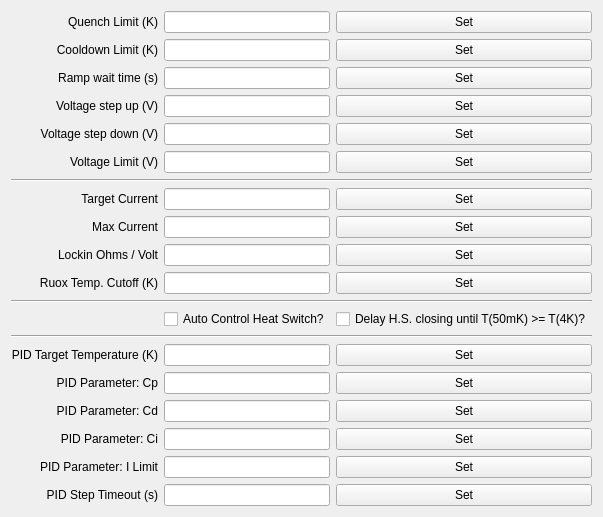
      <widget class="QWidget" name="fridge">
       <attribute name="title">
        <string>Fridge Settings</string>
       </attribute>
       <layout class="QGridLayout" name="gridLayout_3">
        <item row="0" column="0">
         <widget class="QLabel" name="label_11">
          <property name="text">
           <string>Quench Limit (K)</string>
          </property>
          <property name="alignment">
           <set>Qt::AlignRight|Qt::AlignTrailing|Qt::AlignVCenter</set>
          </property>
          <property name="buddy">
           <cstring>quenchLimit</cstring>
          </property>
         </widget>
        </item>
        <item row="2" column="0">
         <widget class="QLabel" name="label_10">
          <property name="text">
           <string>Cooldown Limit (K)</string>
          </property>
          <property name="alignment">
           <set>Qt::AlignRight|Qt::AlignTrailing|Qt::AlignVCenter</set>
          </property>
          <property name="buddy">
           <cstring>cooldownLimit</cstring>
          </property>
         </widget>
        </item>
        <item row="4" column="0">
         <widget class="QLabel" name="label_9">
          <property name="text">
           <string>Ramp wait time (s)</string>
          </property>
          <property name="alignment">
           <set>Qt::AlignRight|Qt::AlignTrailing|Qt::AlignVCenter</set>
          </property>
          <property name="buddy">
           <cstring>rampWaitTime</cstring>
          </property>
         </widget>
        </item>
        <item row="6" column="0">
         <widget class="QLabel" name="label_12">
          <property name="text">
           <string>Voltage step up (V)</string>
          </property>
          <property name="alignment">
           <set>Qt::AlignRight|Qt::AlignTrailing|Qt::AlignVCenter</set>
          </property>
          <property name="buddy">
           <cstring>voltageStepUp</cstring>
          </property>
         </widget>
        </item>
        <item row="8" column="0">
         <widget class="QLabel" name="label_13">
          <property name="text">
           <string>Voltage step down (V)</string>
          </property>
          <property name="alignment">
           <set>Qt::AlignRight|Qt::AlignTrailing|Qt::AlignVCenter</set>
          </property>
          <property name="buddy">
           <cstring>voltageStepDown</cstring>
          </property>
         </widget>
        </item>
        <item row="10" column="0">
         <widget class="QLabel" name="label_14">
          <property name="text">
           <string> Voltage Limit (V)</string>
          </property>
          <property name="alignment">
           <set>Qt::AlignRight|Qt::AlignTrailing|Qt::AlignVCenter</set>
          </property>
          <property name="buddy">
           <cstring>voltageLimit</cstring>
          </property>
         </widget>
        </item>
        <item row="0" column="1">
         <widget class="QLineEdit" name="quenchLimit">
          <property name="readOnly">
           <bool>true</bool>
          </property>
         </widget>
        </item>
        <item row="2" column="1">
         <widget class="QLineEdit" name="cooldownLimit">
          <property name="readOnly">
           <bool>true</bool>
          </property>
         </widget>
        </item>
        <item row="4" column="1">
         <widget class="QLineEdit" name="rampWaitTime">
          <property name="readOnly">
           <bool>true</bool>
          </property>
         </widget>
        </item>
        <item row="6" column="1">
         <widget class="QLineEdit" name="voltageStepUp">
          <property name="readOnly">
           <bool>true</bool>
          </property>
         </widget>
        </item>
        <item row="8" column="1">
         <widget class="QLineEdit" name="voltageStepDown">
          <property name="readOnly">
           <bool>true</bool>
          </property>
         </widget>
        </item>
        <item row="10" column="1">
         <widget class="QLineEdit" name="voltageLimit">
          <property name="readOnly">
           <bool>true</bool>
          </property>
         </widget>
        </item>
        <item row="2" column="2">
         <widget class="QPushButton" name="cooldownLimit_button">
          <property name="text">
           <string>Set</string>
          </property>
         </widget>
        </item>
        <item row="4" column="2">
         <widget class="QPushButton" name="rampWaitTime_button">
          <property name="text">
           <string>Set</string>
          </property>
         </widget>
        </item>
        <item row="0" column="2">
         <widget class="QPushButton" name="quenchLimit_button">
          <property name="text">
           <string>Set</string>
          </property>
         </widget>
        </item>
        <item row="6" column="2">
         <widget class="QPushButton" name="voltageStepUp_button">
          <property name="text">
           <string>Set</string>
          </property>
         </widget>
        </item>
        <item row="8" column="2">
         <widget class="QPushButton" name="voltageStepDown_button">
          <property name="text">
           <string>Set</string>
          </property>
         </widget>
        </item>
        <item row="10" column="2">
         <widget class="QPushButton" name="voltageLimit_button">
          <property name="text">
           <string>Set</string>
          </property>
         </widget>
        </item>
        <item row="12" column="0" colspan="3">
         <widget class="Line" name="line_3">
          <property name="orientation">
           <enum>Qt::Horizontal</enum>
          </property>
         </widget>
        </item>
        <item row="14" column="0">
         <widget class="QLabel" name="label_16">
          <property name="text">
           <string>Max Current</string>
          </property>
          <property name="alignment">
           <set>Qt::AlignRight|Qt::AlignTrailing|Qt::AlignVCenter</set>
          </property>
          <property name="buddy">
           <cstring>maxCurrent</cstring>
          </property>
         </widget>
        </item>
        <item row="14" column="1">
         <widget class="QLineEdit" name="maxCurrent">
          <property name="readOnly">
           <bool>true</bool>
          </property>
         </widget>
        </item>
        <item row="14" column="2">
         <widget class="QPushButton" name="maxCurrent_button">
          <property name="text">
           <string>Set</string>
          </property>
         </widget>
        </item>
        <item row="13" column="0">
         <widget class="QLabel" name="label_21">
          <property name="text">
           <string>Target Current</string>
          </property>
          <property name="alignment">
           <set>Qt::AlignRight|Qt::AlignTrailing|Qt::AlignVCenter</set>
          </property>
          <property name="buddy">
           <cstring>targetCurrent</cstring>
          </property>
         </widget>
        </item>
        <item row="13" column="1">
         <widget class="QLineEdit" name="targetCurrent">
          <property name="readOnly">
           <bool>true</bool>
          </property>
         </widget>
        </item>
        <item row="13" column="2">
         <widget class="QPushButton" name="targetCurrent_button">
          <property name="text">
           <string>Set</string>
          </property>
         </widget>
        </item>
        <item row="20" column="0" colspan="3">
         <widget class="Line" name="line_2">
          <property name="orientation">
           <enum>Qt::Horizontal</enum>
          </property>
         </widget>
        </item>
        <item row="25" column="0" colspan="3">
         <widget class="Line" name="line_6">
          <property name="orientation">
           <enum>Qt::Horizontal</enum>
          </property>
         </widget>
        </item>
        <item row="26" column="2">
         <widget class="QPushButton" name="PIDsetTemp_button">
          <property name="text">
           <string>Set</string>
          </property>
         </widget>
        </item>
        <item row="26" column="1">
         <widget class="QLineEdit" name="PIDsetTemp">
          <property name="readOnly">
           <bool>true</bool>
          </property>
         </widget>
        </item>
        <item row="26" column="0">
         <widget class="QLabel" name="label_24">
          <property name="text">
           <string>PID Target Temperature (K)</string>
          </property>
          <property name="alignment">
           <set>Qt::AlignRight|Qt::AlignTrailing|Qt::AlignVCenter</set>
          </property>
         </widget>
        </item>
        <item row="27" column="0">
         <widget class="QLabel" name="label_25">
          <property name="text">
           <string>PID Parameter: Cp</string>
          </property>
          <property name="alignment">
           <set>Qt::AlignRight|Qt::AlignTrailing|Qt::AlignVCenter</set>
          </property>
         </widget>
        </item>
        <item row="27" column="1">
         <widget class="QLineEdit" name="PIDcp">
          <property name="readOnly">
           <bool>true</bool>
          </property>
         </widget>
        </item>
        <item row="27" column="2">
         <widget class="QPushButton" name="PIDcp_button">
          <property name="text">
           <string>Set</string>
          </property>
         </widget>
        </item>
        <item row="28" column="1">
         <widget class="QLineEdit" name="PIDcd">
          <property name="readOnly">
           <bool>true</bool>
          </property>
         </widget>
        </item>
        <item row="28" column="0">
         <widget class="QLabel" name="label_28">
          <property name="text">
           <string>PID Parameter: Cd</string>
          </property>
          <property name="alignment">
           <set>Qt::AlignRight|Qt::AlignTrailing|Qt::AlignVCenter</set>
          </property>
         </widget>
        </item>
        <item row="31" column="0">
         <widget class="QLabel" name="label_29">
          <property name="text">
           <string>PID Step Timeout (s)</string>
          </property>
          <property name="alignment">
           <set>Qt::AlignRight|Qt::AlignTrailing|Qt::AlignVCenter</set>
          </property>
         </widget>
        </item>
        <item row="31" column="1">
         <widget class="QLineEdit" name="PIDstepTimeout">
          <property name="readOnly">
           <bool>true</bool>
          </property>
         </widget>
        </item>
        <item row="31" column="2">
         <widget class="QPushButton" name="PIDstepTimeout_2">
          <property name="text">
           <string>Set</string>
          </property>
         </widget>
        </item>
        <item row="28" column="2">
         <widget class="QPushButton" name="PIDcd_button">
          <property name="text">
           <string>Set</string>
          </property>
         </widget>
        </item>
        <item row="29" column="0">
         <widget class="QLabel" name="label_30">
          <property name="text">
           <string>PID Parameter: Ci</string>
          </property>
          <property name="alignment">
           <set>Qt::AlignRight|Qt::AlignTrailing|Qt::AlignVCenter</set>
          </property>
         </widget>
        </item>
        <item row="29" column="1">
         <widget class="QLineEdit" name="PIDci">
          <property name="readOnly">
           <bool>true</bool>
          </property>
         </widget>
        </item>
        <item row="29" column="2">
         <widget class="QPushButton" name="PIDci_button">
          <property name="text">
           <string>Set</string>
          </property>
         </widget>
        </item>
        <item row="30" column="0">
         <widget class="QLabel" name="label_31">
          <property name="text">
           <string>PID Parameter: I Limit</string>
          </property>
          <property name="alignment">
           <set>Qt::AlignRight|Qt::AlignTrailing|Qt::AlignVCenter</set>
          </property>
         </widget>
        </item>
        <item row="30" column="1">
         <widget class="QLineEdit" name="PIDintLimit">
          <property name="readOnly">
           <bool>true</bool>
          </property>
         </widget>
        </item>
        <item row="30" column="2">
         <widget class="QPushButton" name="PIDintLimit_button">
          <property name="text">
           <string>Set</string>
          </property>
         </widget>
        </item>
        <item row="17" column="0">
         <widget class="QLabel" name="label_33">
          <property name="text">
           <string>Lockin Ohms / Volt</string>
          </property>
          <property name="alignment">
           <set>Qt::AlignRight|Qt::AlignTrailing|Qt::AlignVCenter</set>
          </property>
         </widget>
        </item>
        <item row="17" column="1">
         <widget class="QLineEdit" name="lockinOhmsPerVolt">
          <property name="readOnly">
           <bool>true</bool>
          </property>
         </widget>
        </item>
        <item row="17" column="2">
         <widget class="QPushButton" name="lockinOhmsPerVolt_button">
          <property name="text">
           <string>Set</string>
          </property>
         </widget>
        </item>
        <item row="18" column="0">
         <widget class="QLabel" name="label_45">
          <property name="text">
           <string>Ruox Temp. Cutoff (K)</string>
          </property>
          <property name="alignment">
           <set>Qt::AlignRight|Qt::AlignTrailing|Qt::AlignVCenter</set>
          </property>
         </widget>
        </item>
        <item row="18" column="1">
         <widget class="QLineEdit" name="ruoxTempCutoff">
          <property name="readOnly">
           <bool>true</bool>
          </property>
         </widget>
        </item>
        <item row="18" column="2">
         <widget class="QPushButton" name="ruoxTempCutoff_button">
          <property name="text">
           <string>Set</string>
          </property>
         </widget>
        </item>
        <item row="22" column="2">
         <widget class="QCheckBox" name="delayHeatSwitchClose">
          <property name="text">
           <string>Delay H.S. closing until T(50mK) &gt;= T(4K)?</string>
          </property>
         </widget>
        </item>
        <item row="22" column="1">
         <widget class="QCheckBox" name="autoControl">
          <property name="text">
           <string>Auto Control Heat Switch?</string>
          </property>
         </widget>
        </item>
       </layout>
      </widget>
